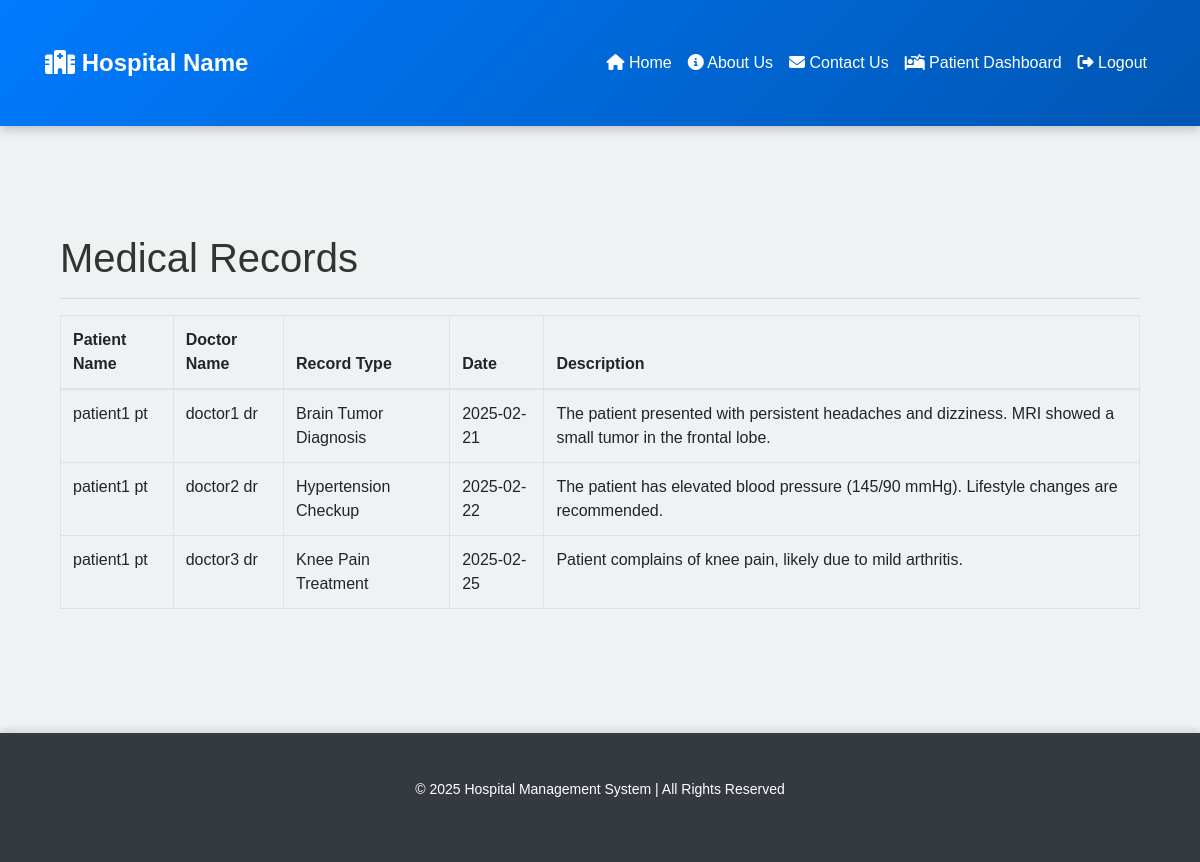
Screenshot of /patient/medical_records (signed in) with the database file from the repository.
### app/models.py (models this page shows)
class MedicalRecord(db.Model):
    __tablename__ = 'medical_record'
    id = db.Column(db.Integer, primary_key=True)
    patient_id = db.Column(db.Integer, db.ForeignKey('patient.id'), nullable=False)
    doctor_id = db.Column(db.Integer, db.ForeignKey('doctor.id'), nullable=False)
    record_type = db.Column(db.String(100), nullable=False)
    record_date = db.Column(db.DateTime, default=datetime.utcnow)
    treatment_plan = db.Column(db.Text, nullable=False)
    description = db.Column(db.Text, nullable=True)
    patient = db.relationship('Patient', back_populates='medical_records')
    doctor = db.relationship('Doctor', back_populates='medical_records')

class Patient(db.Model):
    __tablename__ = 'patient'
    id = db.Column(db.Integer, primary_key=True)
    user_id = db.Column(db.Integer, db.ForeignKey('user.id'), unique=True, nullable=False)
    first_name = db.Column(db.String(100), nullable=False)
    last_name = db.Column(db.String(100), nullable=True)
    date_of_birth = db.Column(db.Date, nullable=False)
    gender = db.Column(db.String(10), nullable=False)
    contact_number = db.Column(db.String(15))
    medical_history = db.Column(db.Text)
    user = db.relationship('User', back_populates='patient_profile')
    appointments = db.relationship('Appointment', back_populates='patient', lazy=True)
    prescriptions = db.relationship('Prescription', back_populates='patient', lazy=True)
    medical_records = db.relationship('MedicalRecord', back_populates='patient', lazy=True)
    payments = db.relationship('Payment', back_populates='patient', lazy=True)

class Doctor(db.Model):
    __tablename__ = 'doctor'
    id = db.Column(db.Integer, primary_key=True)
    user_id = db.Column(db.Integer, db.ForeignKey('user.id'), unique=True, nullable=False)
    first_name = db.Column(db.String(100), nullable=False)
    last_name = db.Column(db.String(100), nullable=True)
    specialization = db.Column(db.String(100), nullable=False)
    contact_number = db.Column(db.String(15), nullable=True)
    email = db.Column(db.String(120), unique=True, nullable=False)
    user = db.relationship('User', back_populates='doctor_profile')
    appointments = db.relationship('Appointment', back_populates='doctor', lazy=True)
    prescriptions = db.relationship('Prescription', back_populates='doctor', lazy=True)
    medical_records = db.relationship('MedicalRecord', back_populates='doctor', lazy=True)

### app/routes.py (the view)
@patient_bp.route('/medical_records', methods=['GET'])
@login_required
def medical_records_patient():
    patient = Patient.query.filter_by(user_id=current_user.id).first()
    records = MedicalRecord.query.filter_by(patient_id=patient.id).all()
    return render_template('medical_records.html',  patient=patient, records=records)

### app/__init__.py (called while the page is built)
@login_manager.user_loader
def load_user(user_id):
    return User.query.get(int(user_id))

### app/templates/medical_records.html (shortened to what this page needs)
{% extends "base.html" %}
{% block content %}
<div class="container">
    <h1 class="mt-4">Medical Records</h1>
    <hr>
    {% if records %}
        <table class="table table-bordered">
            <thead>
                <tr>
                    <th>Patient Name</th>
                    <th>Doctor Name</th>
                    <th>Record Type</th>
                    <th>Date</th>
                    <th>Description</th>
                </tr>
            </thead>
            <tbody>
                {% for record in records %}
                <tr>
                    <td>{{ record.patient.first_name }} {{ record.patient.last_name }}</td>
                    <td>{{ record.doctor.first_name }} {{ record.doctor.last_name }}</td>
                    <td>{{ record.record_type }}</td>
                    <td>{{ record.record_date.strftime('%Y-%m-%d') }}</td>
                    <td>{{ record.description }}</td>
                </tr>
                {% endfor %}
            </tbody>
        </table>
    {% else %}
        <p>No medical records found.</p>
    {% endif %}
</div>
{% endblock %}

### app/static/css/styles.css (style rules this page uses)
body { font-family: 'Poppins', sans-serif; background-color: #eef2f3; color: #333; margin: 0; padding: 0; }
.container { padding-top: 30px; padding-bottom: 30px; }

### rows the page displays
MedicalRecord: patient.first_name "patient1", patient.last_name "pt", doctor.first_name "doctor1", doctor.last_name "dr", record_type "Brain Tumor Diagnosis", record_date "2025-02-21", description "The patient presented with persistent headaches and dizziness. MRI showed a small tumor in the frontal lobe."
MedicalRecord: patient.first_name "patient1", patient.last_name "pt", doctor.first_name "doctor2", doctor.last_name "dr", record_type "Hypertension Checkup", record_date "2025-02-22", description "The patient has elevated blood pressure (145/90 mmHg). Lifestyle changes are recommended."
MedicalRecord: patient.first_name "patient1", patient.last_name "pt", doctor.first_name "doctor3", doctor.last_name "dr", record_type "Knee Pain Treatment", record_date "2025-02-25", description "Patient complains of knee pain, likely due to mild arthritis."
